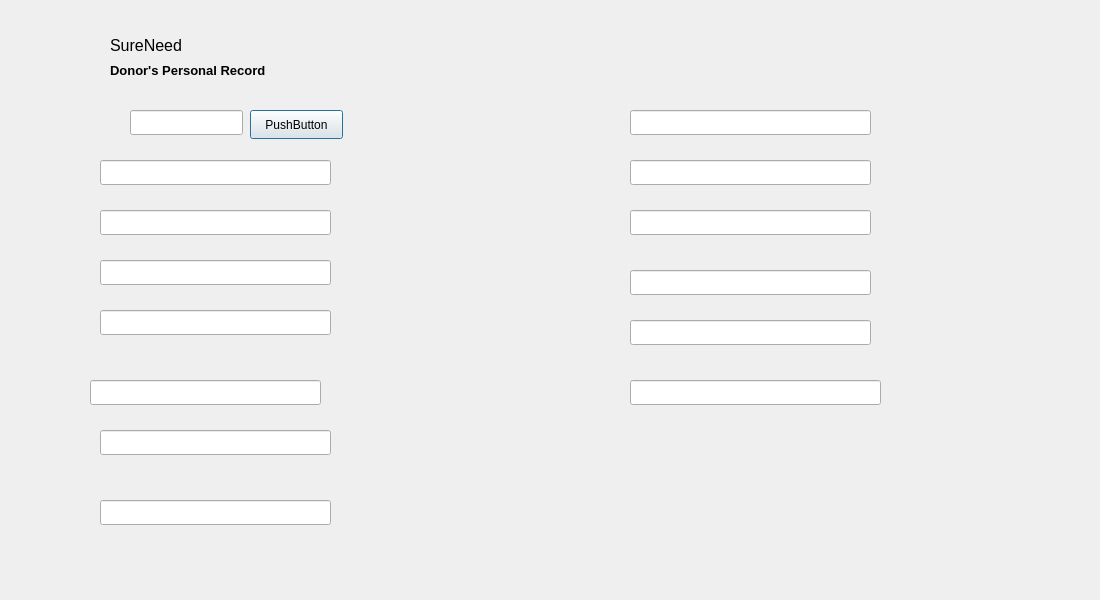
<?xml version="1.0" encoding="UTF-8"?>
<ui version="4.0">
 <class>Donors</class>
 <widget class="QDialog" name="Donors">
  <property name="geometry">
   <rect>
    <x>0</x>
    <y>0</y>
    <width>1100</width>
    <height>600</height>
   </rect>
  </property>
  <property name="windowTitle">
   <string>Donors</string>
  </property>
  <widget class="QLineEdit" name="txtFirstName">
   <property name="geometry">
    <rect>
     <x>100</x>
     <y>160</y>
     <width>231</width>
     <height>25</height>
    </rect>
   </property>
  </widget>
  <widget class="QLineEdit" name="txtMiddleName">
   <property name="geometry">
    <rect>
     <x>100</x>
     <y>210</y>
     <width>231</width>
     <height>25</height>
    </rect>
   </property>
  </widget>
  <widget class="QLineEdit" name="txtLastName">
   <property name="geometry">
    <rect>
     <x>100</x>
     <y>260</y>
     <width>231</width>
     <height>25</height>
    </rect>
   </property>
  </widget>
  <widget class="QLineEdit" name="txtAge">
   <property name="geometry">
    <rect>
     <x>100</x>
     <y>310</y>
     <width>231</width>
     <height>25</height>
    </rect>
   </property>
  </widget>
  <widget class="QLineEdit" name="txtDateofBirth">
   <property name="geometry">
    <rect>
     <x>90</x>
     <y>380</y>
     <width>231</width>
     <height>25</height>
    </rect>
   </property>
  </widget>
  <widget class="QLineEdit" name="txtGender">
   <property name="geometry">
    <rect>
     <x>100</x>
     <y>430</y>
     <width>231</width>
     <height>25</height>
    </rect>
   </property>
  </widget>
  <widget class="QLineEdit" name="txtAreaofResidence">
   <property name="geometry">
    <rect>
     <x>100</x>
     <y>500</y>
     <width>231</width>
     <height>25</height>
    </rect>
   </property>
  </widget>
  <widget class="QLineEdit" name="txtOccupation">
   <property name="geometry">
    <rect>
     <x>630</x>
     <y>110</y>
     <width>241</width>
     <height>25</height>
    </rect>
   </property>
  </widget>
  <widget class="QLineEdit" name="txtContactNumber">
   <property name="geometry">
    <rect>
     <x>630</x>
     <y>160</y>
     <width>241</width>
     <height>25</height>
    </rect>
   </property>
  </widget>
  <widget class="QLineEdit" name="txtEmailAddress">
   <property name="geometry">
    <rect>
     <x>630</x>
     <y>210</y>
     <width>241</width>
     <height>25</height>
    </rect>
   </property>
  </widget>
  <widget class="QLineEdit" name="txtDateDonated">
   <property name="geometry">
    <rect>
     <x>630</x>
     <y>270</y>
     <width>241</width>
     <height>25</height>
    </rect>
   </property>
  </widget>
  <widget class="QLineEdit" name="txtBloodType">
   <property name="geometry">
    <rect>
     <x>630</x>
     <y>320</y>
     <width>241</width>
     <height>25</height>
    </rect>
   </property>
  </widget>
  <widget class="QLineEdit" name="txtIdentification">
   <property name="geometry">
    <rect>
     <x>630</x>
     <y>380</y>
     <width>251</width>
     <height>25</height>
    </rect>
   </property>
  </widget>
  <widget class="QLineEdit" name="lineEdit">
   <property name="geometry">
    <rect>
     <x>130</x>
     <y>110</y>
     <width>113</width>
     <height>25</height>
    </rect>
   </property>
  </widget>
  <widget class="QPushButton" name="btnShow">
   <property name="geometry">
    <rect>
     <x>250</x>
     <y>110</y>
     <width>93</width>
     <height>29</height>
    </rect>
   </property>
   <property name="text">
    <string>PushButton</string>
   </property>
  </widget>
  <widget class="QLabel" name="label_13">
   <property name="geometry">
    <rect>
     <x>0</x>
     <y>0</y>
     <width>131</width>
     <height>91</height>
    </rect>
   </property>
   <property name="styleSheet">
    <string notr="true">QWidget{
image: url(&quot;C:/Users/clint/Pictures/sblood.png&quot;);
}</string>
   </property>
   <property name="text">
    <string/>
   </property>
  </widget>
  <widget class="QLabel" name="label_12">
   <property name="geometry">
    <rect>
     <x>110</x>
     <y>30</y>
     <width>201</width>
     <height>31</height>
    </rect>
   </property>
   <property name="font">
    <font>
     <pointsize>12</pointsize>
     <bold>false</bold>
    </font>
   </property>
   <property name="text">
    <string>SureNeed</string>
   </property>
  </widget>
  <widget class="QLabel" name="label_14">
   <property name="geometry">
    <rect>
     <x>110</x>
     <y>60</y>
     <width>231</width>
     <height>21</height>
    </rect>
   </property>
   <property name="font">
    <font>
     <pointsize>10</pointsize>
     <bold>true</bold>
    </font>
   </property>
   <property name="text">
    <string>Donor's Personal Record</string>
   </property>
  </widget>
 </widget>
 <resources/>
 <connections/>
</ui>
